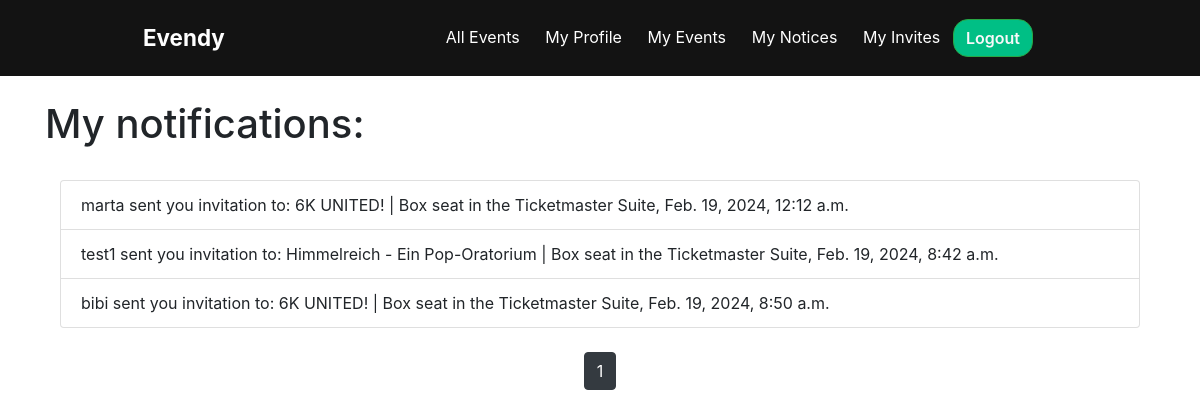
Before: /notices-list/ (signed in) with the older database file.
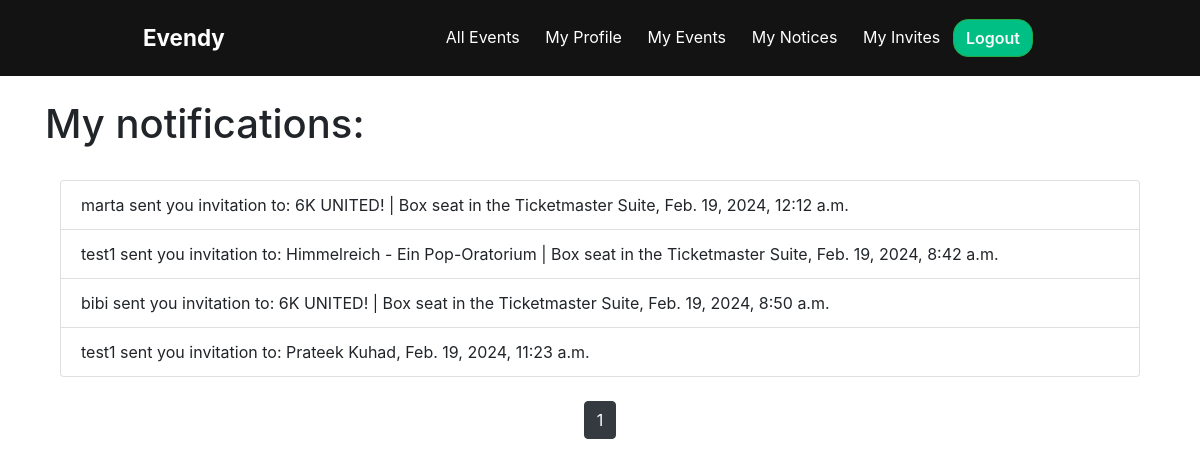
After: the same page with the newer database file.
### notices/models.py (models this page shows)
class Notice(models.Model):
    content_type = models.ForeignKey(ContentType, on_delete=models.CASCADE, null=True)
    content_id = models.PositiveIntegerField(null=True)
    content_object = GenericForeignKey('content_type', 'content_id')
    recipient = models.ForeignKey(Profile, on_delete=models.CASCADE, related_name='notice_recipient', null=True)
    content_text = models.TextField()
    created_at = models.DateTimeField(default=timezone.now)
    is_read = models.BooleanField('Is read?', default=False)

### notices/views.py (the view)
# urls.py: path('notices-list/', notices_views.notices_list, name='notices_list'),
def notices_list(request):
    notices_for_user = Notice.objects.filter(recipient=request.user.profile)
    notices_for_user.update(is_read=True)
    paginator = Paginator(notices_for_user, 14)
    page_number = request.GET.get('page')
    page_obj = paginator.get_page(page_number)
    return render(request, 'notices/notices_list.html', {'page_obj': page_obj})

### evendy/templatetags/evendy_custom_tags.py (called while the page is built)
@register.filter
def has_unread_notif(user):
    notifications = Notice.objects.filter(recipient=user, is_read=False)
    if notifications.exists():
        return True
    return False

### notices/templates/notices/notices_list.html (shortened to what this page needs)
{% extends 'evendy/base.html' %}
{% block content %}
{% if page_obj|length == 0 %}
<h2>You don't have any notifications to display</h2>
{% else %}
<h1>My notifications:</h1>
<div class="col-md-12 pt-4 pb-4">
    {% for notice in page_obj %}
    <p class="list-group-item">{{ notice.content_text}}, {{ notice.created_at }}</p>
    {% endfor %}
</div>
<div class="text-center">
    {% for num in page_obj.paginator.page_range %}
    {% if page_obj.number == num %}
    <a class="btn btn-dark mb-4" href="?page={{ num }}">{{ num }}</a>
    {% elif num > page_obj.number|add:'-3' and num < page_obj.number|add:'3' %}
    <a class="btn btn-outline-dark mb-4" href="?page={{ num }}">{{ num }}</a>
    {% endif %}
    {% endfor %}
</div>
{% endif %}
{% endblock %}

Changed rows visible on the page:
added Notice: content_text "test1 sent you invitation to: Prateek Kuhad", created_at "Feb. 19, 2024, 11:23 a.m."
